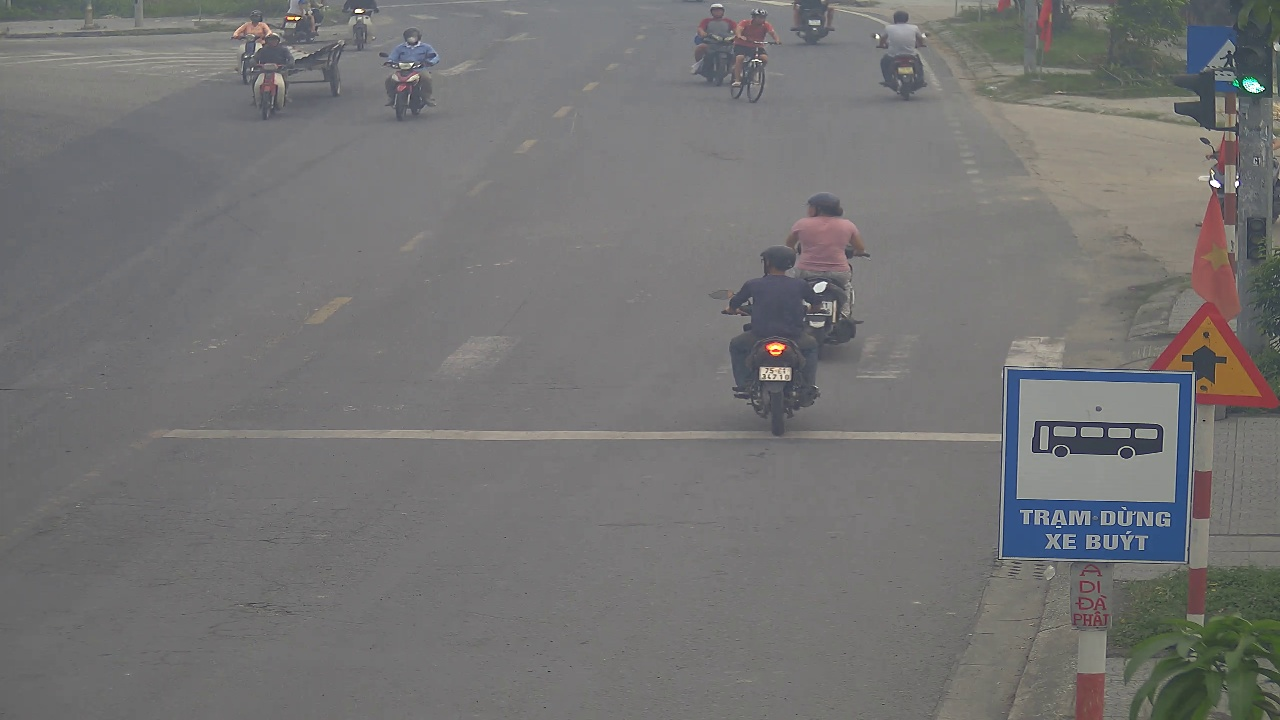
#> input picture backend/frame_10.jpg, 1280 x 720 px
$ python -i utils.py   (imports and definitions only)
#> lines starting #> are read from the running program, lines starting #| are printed output that depends on the picture; after the words box and inside, x2 and y2 are one past the last pixel; in counts of white or black regions, pixels touching at a corner belong together
#> further down, picture is the input picture: shape (720, 1280, 3); mean B, G, R 115.6, 115.8, 116.3
import numpy as np
import cv2
import sqlite3

def draw_text(image, text, org=(50, 50), fontFace=cv2.FONT_HERSHEY_SIMPLEX, fontScale=2, color=(0, 0, 255), thickness=2):
    return cv2.putText(image, text, org, fontFace, fontScale, color, thickness)

# Function to convert bounding box format from [x1, y1, x2, y2] to [x, y, w, h]
def xyxy2xywh(x):
    y = x.clone()
    y[:, 0] = (x[:, 0] + x[:, 2]) / 2  # x center
    y[:, 1] = (x[:, 1] + x[:, 3]) / 2  # y center
    y[:, 2] = x[:, 2] - x[:, 0]  # width
    y[:, 3] = x[:, 3] - x[:, 1]  # height
    return y


def is_red(frame, threshold = 0.008):

#> called with threshold = 0.008
    hsv = cv2.cvtColor(frame, cv2.COLOR_BGR2HSV)
#> hsv: shape (720, 1280, 3); mean H, S, V 76.9, 14.5, 119.4

    lower_red1 = np.array([0, 50, 50])
    upper_red1 = np.array([10, 255, 255])
    lower_red2 = np.array([170, 50, 50])
    upper_red2 = np.array([180, 255, 255])

    mask1 = cv2.inRange(hsv, lower_red1, upper_red1)
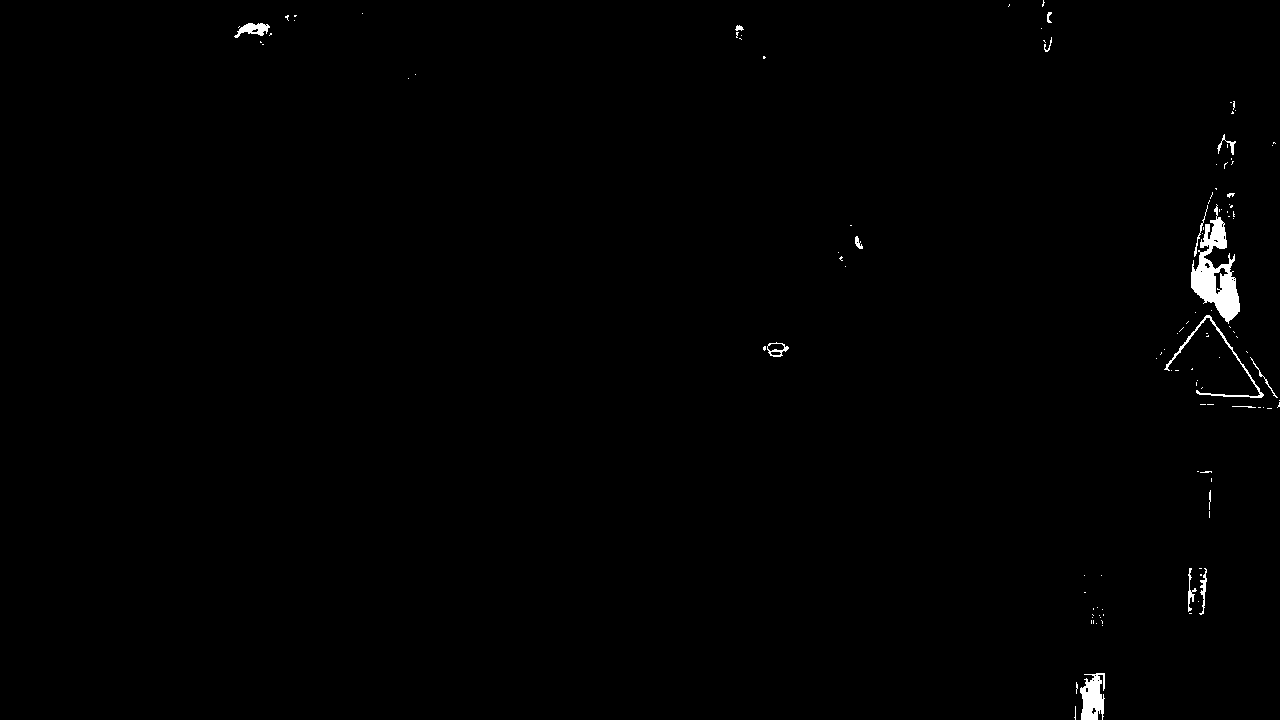
#> mask1: shape (720, 1280); 0.58% white; 118 white regions (101 under 20 px), largest, box (x1, y1, x2, y2) and area: (1191, 204, 1240, 324) 2495, (1080, 673, 1105, 720) 846, (1164, 315, 1264, 398) 522
    mask2 = cv2.inRange(hsv, lower_red2, upper_red2)
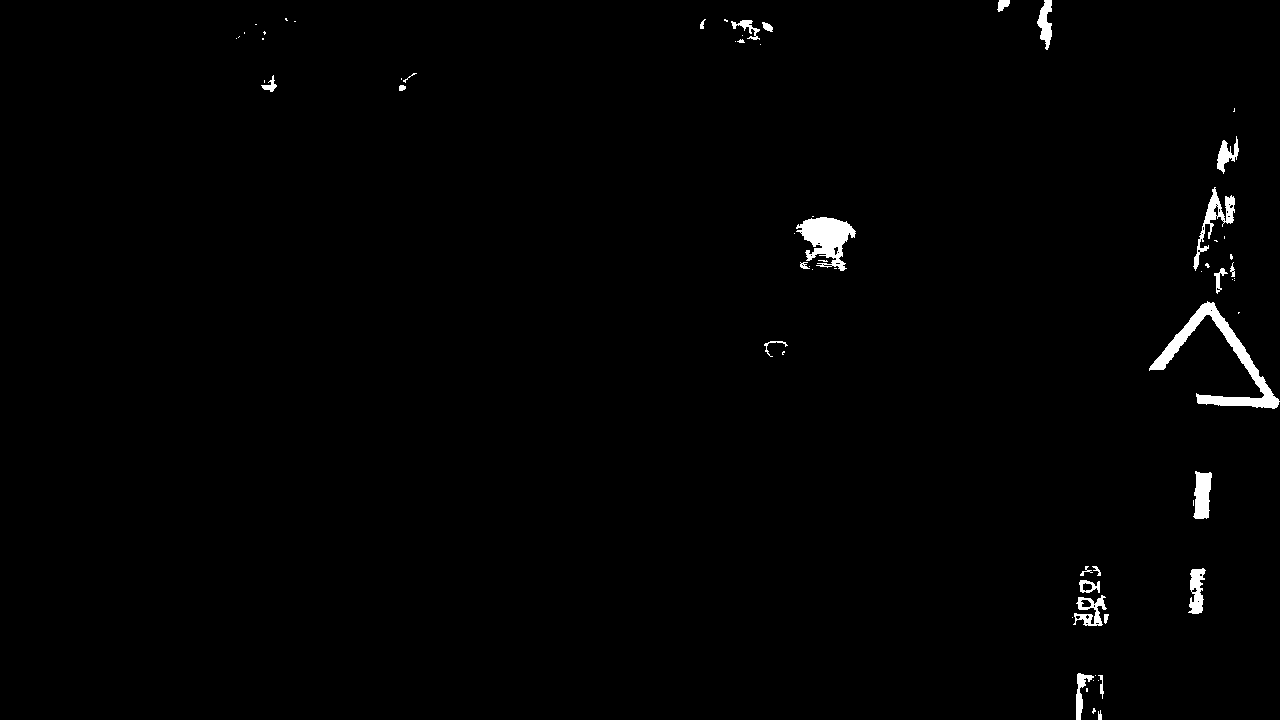
#> mask2: shape (720, 1280); 1% white; 65 white regions (38 under 20 px), largest, box (x1, y1, x2, y2) and area: (1149, 301, 1280, 409) 2724, (796, 217, 856, 271) 1724, (1193, 187, 1235, 271) 804
    mask = mask1 | mask2
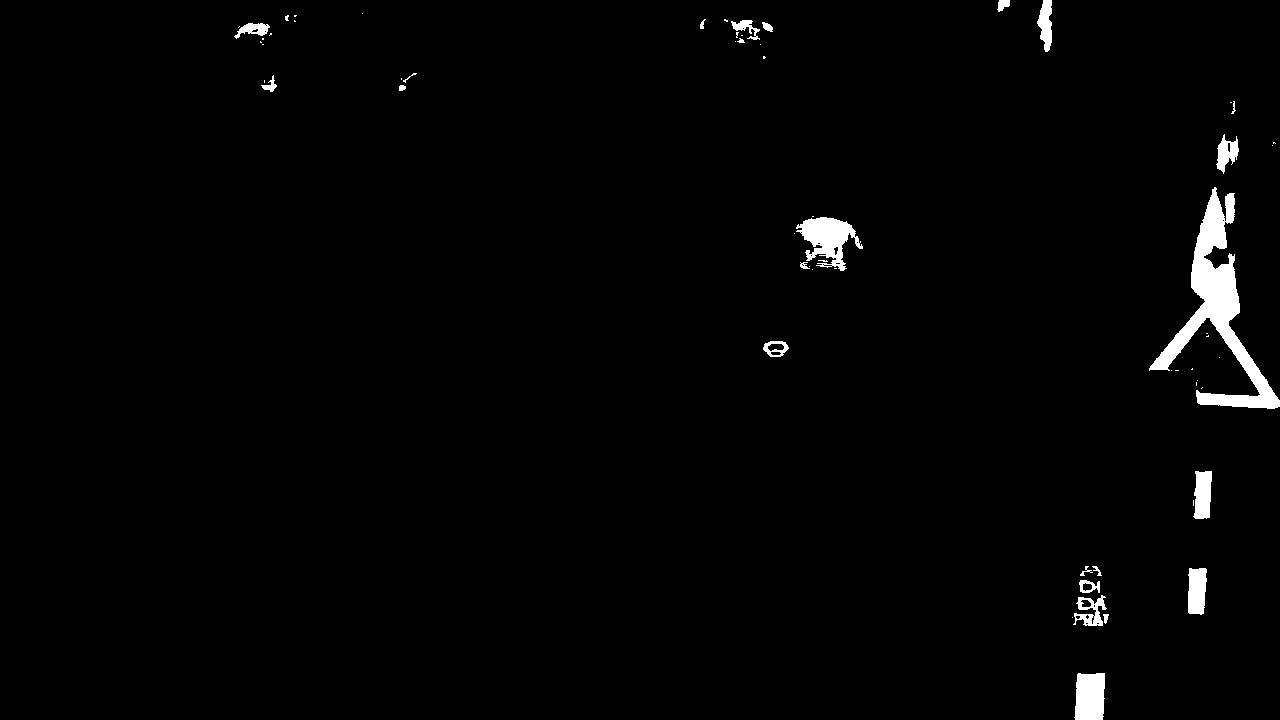
#> mask: shape (720, 1280); 1.6% white; 61 white regions (37 under 20 px), largest, box (x1, y1, x2, y2) and area: (1149, 187, 1280, 409) 7058, (796, 217, 863, 271) 1794, (1074, 673, 1105, 720) 1317

    red_ratio = np.sum(mask) / (mask.size)
#> red_ratio = 4.09
    return red_ratio > threshold


def save_violation_data(track_id, label, image_path, timestamp):
    conn = sqlite3.connect('violations.db')
    cursor = conn.cursor()
    cursor.execute('''CREATE TABLE IF NOT EXISTS violations
                      (track_id TEXT, label TEXT, image_path TEXT, timestamp TEXT)''')
    cursor.execute("INSERT INTO violations VALUES (?, ?, ?, ?)", (track_id, label, image_path, timestamp))
    conn.commit()
    conn.close()

# Helper function to save image of the entire frame with only the violator's bounding box
def save_frame_snapshot(frame, bbox, image_path):
    # Copy the frame to not affect the display
    frame_copy = np.copy(frame)
    x1, y1, x2, y2 = bbox
    # Draw bounding box for the violator
    cv2.rectangle(frame_copy, (x1, y1), (x2, y2), (0, 0, 255), 2)  # Red box for violator
    cv2.imwrite(image_path, frame_copy)

>>> import cv2
>>> picture = cv2.imread('frame_10.jpg')
>>> result = is_red(picture)
#> result = True
